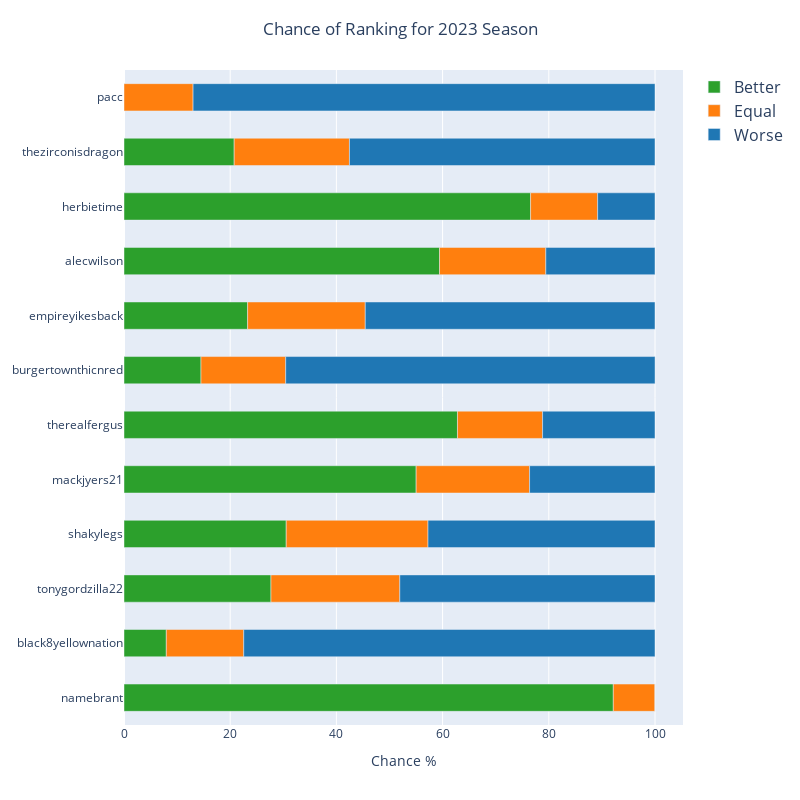

Here is the notebook cell this chart was saved with:
### Code cell
# Plots a horizontal bar chart
season_probs_melt = pd.melt(season_probs.reset_index().sort_values(by="rank", ascending=False).set_index("rank"), id_vars=['username', "Playoff"], var_name=' ', value_name='Chance %')

# Create the horizontal bar chart
fig = px.bar(
    season_probs_melt, 
    y='username', 
    x='Chance %', 
    color=' ', 
    title=f'Chance of Ranking for 2023 Season',
    orientation='h',  # Horizontal bar chart
    color_discrete_sequence=px.colors.qualitative.D3[:3][::-1],
)

# Update the layout
fig.update_layout(
    width=800,
    height=800,
    xaxis_title="Chance %",
    yaxis_title=None,
    title_x=0.5,
    font=dict(size=12),
    margin=dict(t=70, b=75, l=75, r=50),
    bargap=0.5,
    legend=dict(
        title=None,
        font=dict(size=16)
    )
)

fig.show()

### Figure 1 — Plotly figure (JSON) as saved in the notebook; plotly's stock layout.template omitted (floating-point values rounded to 4 significant figures)
{"data": [{"alignmentgroup": "True", "hovertemplate": " =Better<br>Chance %=%{x}<br>username=%{y}<extra></extra>", "legendgroup": "Better", "marker": {"color": "#2CA02C", "pattern": {"shape": ""}}, "name": "Better", "offsetgroup": "Better", "orientation": "h", "showlegend": true, "textposition": "auto", "type": "bar", "x": [92.15, 7.97, 27.68, 30.55, 55.02, 62.8, 14.5, 23.28, 59.42, 76.57, 20.75, 0], "xaxis": "x", "y": ["namebrant", "black8yellownation", "tonygordzilla22", "shakylegs", "mackjyers21", "therealfergus", "burgertownthicnred", "empireyikesback", "alecwilson", "herbietime", "thezirconisdragon", "pacc"], "yaxis": "y"}, {"alignmentgroup": "True", "hovertemplate": " =Equal<br>Chance %=%{x}<br>username=%{y}<extra></extra>", "legendgroup": "Equal", "marker": {"color": "#FF7F0E", "pattern": {"shape": ""}}, "name": "Equal", "offsetgroup": "Equal", "orientation": "h", "showlegend": true, "textposition": "auto", "type": "bar", "x": [7.85, 14.58, 24.26, 26.7, 21.36, 16.03, 15.95, 22.16, 20.02, 12.63, 21.71, 13.01], "xaxis": "x", "y": ["namebrant", "black8yellownation", "tonygordzilla22", "shakylegs", "mackjyers21", "therealfergus", "burgertownthicnred", "empireyikesback", "alecwilson", "herbietime", "thezirconisdragon", "pacc"], "yaxis": "y"}, {"alignmentgroup": "True", "hovertemplate": " =Worse<br>Chance %=%{x}<br>username=%{y}<extra></extra>", "legendgroup": "Worse", "marker": {"color": "#1F77B4", "pattern": {"shape": ""}}, "name": "Worse", "offsetgroup": "Worse", "orientation": "h", "showlegend": true, "textposition": "auto", "type": "bar", "x": [0, 77.45, 48.06, 42.75, 23.62, 21.17, 69.56, 54.56, 20.56, 10.8, 57.54, 86.99], "xaxis": "x", "y": ["namebrant", "black8yellownation", "tonygordzilla22", "shakylegs", "mackjyers21", "therealfergus", "burgertownthicnred", "empireyikesback", "alecwilson", "herbietime", "thezirconisdragon", "pacc"], "yaxis": "y"}], "layout": {"bargap": 0.5, "barmode": "relative", "font": {"size": 12}, "height": 800, "legend": {"font": {"size": 16}, "title": {}, "tracegroupgap": 0}, "margin": {"b": 75, "l": 75, "r": 50, "t": 70}, "title": {"text": "Chance of Ranking for 2023 Season", "x": 0.5}, "width": 800, "xaxis": {"anchor": "y", "domain": [0, 1], "title": {"text": "Chance %"}}, "yaxis": {"anchor": "x", "domain": [0, 1], "title": {}}}}
